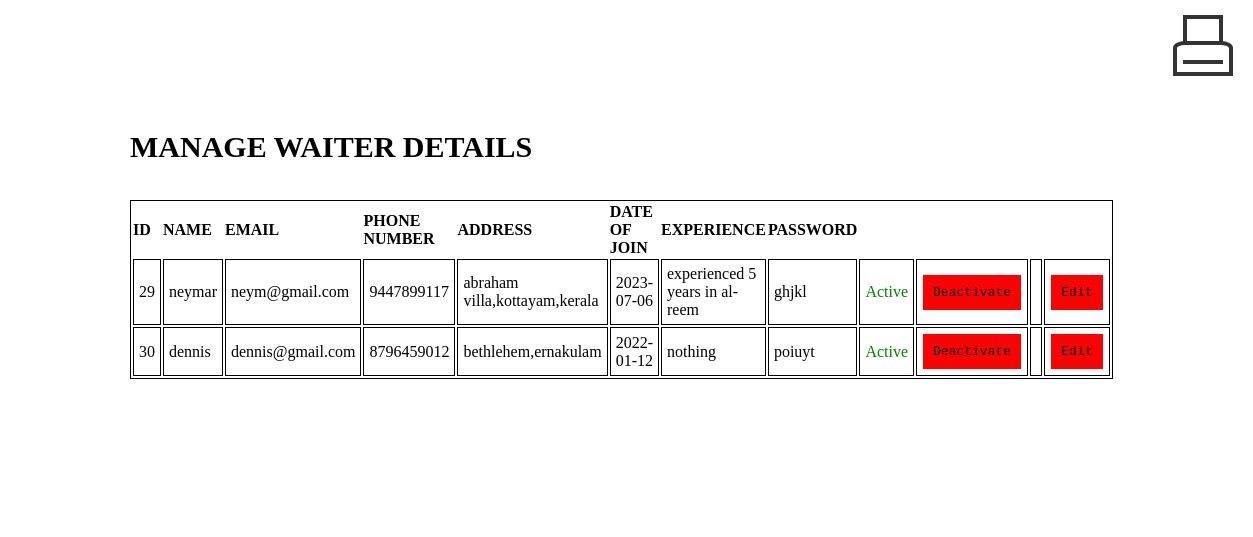
Screenshot of /displayw.php with the database file from the repository.
### tables this page shows
CREATE TABLE `user` (
  `u_id` int(10) NOT NULL,
  `u_name` varchar(20) NOT NULL,
  `email` varchar(50) NOT NULL,
  `phn` varchar(10) NOT NULL,
  `address` varchar(50) NOT NULL,
  `doj` date NOT NULL,
  `exp` varchar(50) NOT NULL,
  `password` varchar(20) NOT NULL,
  `type` varchar(20) NOT NULL
);

### displayw.php (the view, shortened to what this page needs)
<!DOCTYPE html>
<html lang="en">
<head>
</head>
<body>
<form action="" method="post">
    <button type="submit" class="print-button" name="print"><span class="print-icon"></span></button>
</form>
    <div id="hero">
        <div style="display: flex;justify-content: start;padding: 130px; ">
            <div style="width: 100%;">
                <h2 id="hero_head">MANAGE WAITER DETAILS</h2><br><br>
                <p id="hero_content">
                    <table>
                        <tr>
                            <th>ID</th>
                            <th>NAME</th>
                            <th>EMAIL</th>
                            <th>PHONE NUMBER</th>
                            <th>ADDRESS</th>
                            <th>DATE OF JOIN</th>
                            <th>EXPERIENCE</th>
                            <th>PASSWORD</th>
                        </tr>
                        <?php
                        $con=new mysqli("localhost","root","","cafe");
                        $sel=$con->query("SELECT * FROM `user`  inner join `login`  on `user`.email=`login`.username where `login`.status='waiter'");
                        if($sel->num_rows>0){
                            while($result=mysqli_fetch_array($sel)){
                                $u_id=$result['u_id'];
                                $user_name=$result['u_name'];
                                $email=$result['email'];
                                $phn=$result['phn'];
                                $add=$result['address'];
                                $doj=$result['doj'];
                                $exp=$result['exp'];
                                $password=$result['password'];
                                $status = $result['login_status'];
                                echo"<tr>
                                <td>$u_id</td>
                                <td>$user_name</td>
                                <td>$email</td>
                                <td>$phn</td>
                                <td>$add</td>
                                <td>$doj</td>
                                <td>$exp</td>
                                <td>$password</td>
                                ";
                                if($status== 1){
                                    echo "<td><span style='color:green;'>Active</span></td>";
                                }else{
                                    echo "<td><span style='color: red;'>Deactive</span></td>";
                                }
                                ?>
                                <td>
                                <form method="POST">
                                    <?php  if($status == 1){
                                    ?>
                                    <a  class='bt'  href='./status/waiterStatus.php?email=<?php echo $email; ?>&status=0'>Deactivate</a><br></td>
                                    <?php
                                    }else{
                                        ?>
                                    <a style="background-color: green;"class='bt activet' href='./status/waiterStatus.php?email=<?php echo $email; ?>&status=1''>Activate</a><br></td>
                                        <?php
                                    }
                                        ?>
                                <td>
                                <td><button class='bt' type='button' name='edit' id='edit' onclick="fn('<?php echo $u_id; ?>')">Edit</button>
                                </td>
                                 </tr>
                                 <?php
                            }
                        }
                       ?>

### displayw.php (style rules this page uses)
* { margin: 0px; padding: 0px; }
#hero { width: 90%; text-align: left; display: flex; justify-content: start; background-color:white; background-size: cover; }
#hero_head { color: black; text-transform: uppercase; font-size: 30px; }
#hero_content { color: black; font-family: monospace ; justify-content: space-between; font-size: larger; text-transform: capitalize; }
table,tr { border: 1px solid black; color:black; }
td { padding: 5px; border: 1px solid black; color:black; }
th { color: black; }
.bt { padding: 10px; color: black; border: 1px solid white; display: inline-block; background-color:red; font-family:monospace; text-transform: capitalize; text-decoration: none; }
button.print-button { width: 100px; height: 100px; float:right; }
span.print-icon, span.print-icon::before, span.print-icon::after, button.print-button:hover .print-icon::after { border: solid 4px #333; }
span.print-icon::after { border-width: 2px; }
button.print-button { position: relative; padding: 0; border: 0; border: none; background: transparent; }
span.print-icon, span.print-icon::before, span.print-icon::after, button.print-button:hover .print-icon::after { box-sizing: border-box; background-color: #fff; }
span.print-icon { position: relative; display: inline-block; padding: 0; margin-top: 20%; width: 60%; height: 35%; background: #fff; border-radius: 20% 20% 0 0; }
span.print-icon::before { content: ""; position: absolute; bottom: 100%; left: 12%; right: 12%; height: 110%; transition: height .2s .15s; }
span.print-icon::after { content: ""; position: absolute; top: 55%; left: 12%; right: 12%; height: 0%; background: #fff; background-repeat: no-repeat; background-size: 70% 90%; background-position: center; background-image: linear-gradient( to top, #fff 0, #fff 14%, #333 14%, #333 28%, #fff 28%, #fff 42%, #333 42%, #333 56%, #fff 56%, #fff 70%, #333 70%, #333 84%, #fff 84%, #fff 100% ); transition: height .2s, border-width 0s .2s, width 0s .2s; }

### rows the page displays
user: u_id "29", u_name "neymar", email "neym@gmail.com", phn "9447899117", address "abraham villa,kottayam,kerala", doj "2023-07-06", exp "experienced 5 years in al-reem", email.password "ghjkl"
user: u_id "30", u_name "dennis", email "dennis@gmail.com", phn "8796459012", address "bethlehem,ernakulam", doj "2022-01-12", exp "nothing", email.password "poiuyt"
